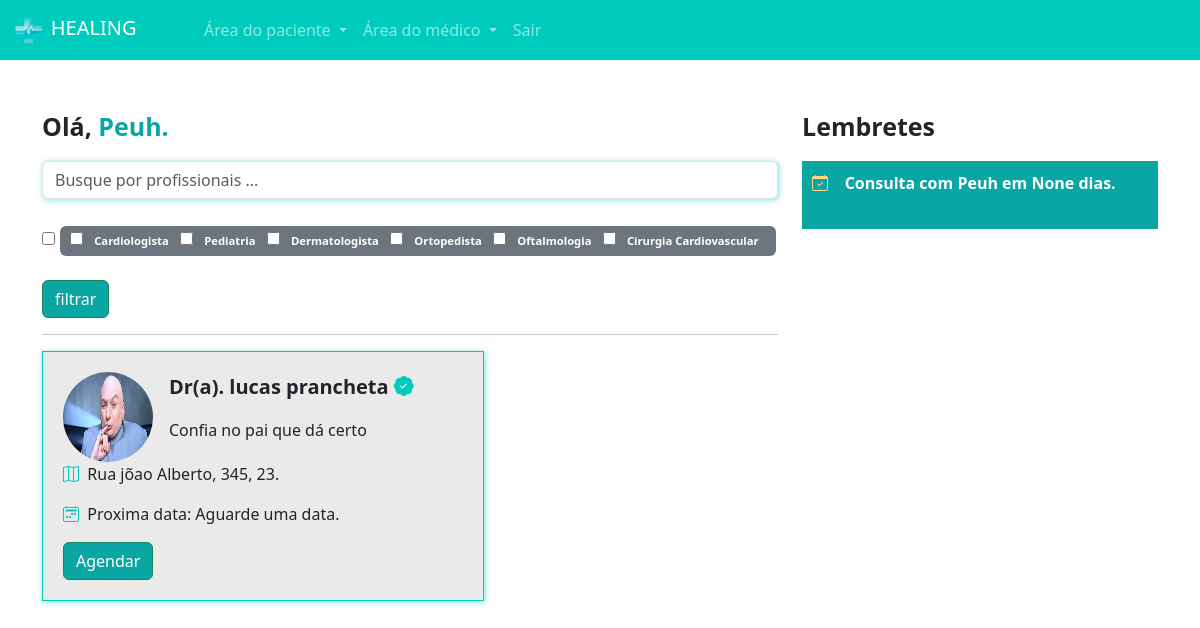
The app's page /pacientes/home/ (signed in) with its own data.
### medico/models.py (models this page shows, shortened)
class Especialidades(models.Model):
    especialidade = models.CharField(max_length=100)
    icone = models.ImageField(upload_to="icones", null=True, blank=True)
    def __str__(self):
        return self.especialidade

class DadosMedico(models.Model):
    crm = models.CharField(max_length=30)
    nome = models.CharField(max_length=100)
    cep = models.CharField(max_length=15)
    rua = models.CharField(max_length=100)
    bairro = models.CharField(max_length=100)
    numero = models.IntegerField()
    rg = models.ImageField(upload_to="rgs")
    cedula_identidade_medica = models.ImageField(upload_to='cim')
    foto = models.ImageField(upload_to="fotos_perfil")
    user = models.ForeignKey(User, on_delete=models.DO_NOTHING)
    descricao = models.TextField(null=True, blank=True)
    especialidade = models.ForeignKey(Especialidades, on_delete=models.DO_NOTHING, null=True, blank=True)
    valor_consulta = models.FloatField(default=100)
    @property
    def proxima_data(self):
        proxima_data = DatasAbertas.objects.filter(user=self.user).filter(data__gt=datetime.now()).filter(agendado=False).order_by('data').first()
        return proxima_data

class DatasAbertas(models.Model):
    data = models.DateTimeField()
    user = models.ForeignKey(User, on_delete=models.DO_NOTHING)
    agendado = models.BooleanField(default=False)

### paciente/models.py (models this page shows)
class Consulta(models.Model):
    status_choices = (
        ('A', 'Agendada'),
        ('F', 'Finalizada'),
        ('C', 'Cancelada'),
        ('I', 'Iniciada')
    )
    paciente = models.ForeignKey(User, on_delete=models.DO_NOTHING)
    data_aberta = models.ForeignKey(DatasAbertas, on_delete=models.DO_NOTHING)
    status = models.CharField(max_length=1, choices=status_choices, default='A')
    link = models.URLField(null=True, blank=True)
    @property
    def diferenca_dias(self):
        try:
            medico = DadosMedico.objects.get(user=self.data_aberta.user)
            proxima_data_medico = medico.proxima_data
            if proxima_data_medico:
                diferenca = proxima_data_medico.data.date() - datetime.now().date()
                return diferenca.days
        except DadosMedico.DoesNotExist:
            pass
        return None
    def __str__(self):
        return self.paciente.username

### paciente/views.py (the view)
# urls.py: 2. Add a URL to urlpatterns:  path('', views.home, name='home')
@login_required
def home(request):
    if request.method == "GET":
        medicos = DadosMedico.objects.all()
        medico_filtrar = request.GET.get('medico')
        especialidades_filtrar = request.GET.getlist('especialidades')
        minhas_consultas = Consulta.objects.filter(paciente=request.user).filter(data_aberta__data__gte=datetime.now())
        print(minhas_consultas)
        if medico_filtrar:
            medicos = medicos.filter(nome__icontains = medico_filtrar)
        if especialidades_filtrar:
            medicos = medicos.filter(especialidade_id__in=especialidades_filtrar)
        especialidades = Especialidades.objects.all()
        return render(request, 'home.html', {'minhas_consultas': minhas_consultas, 'medicos': medicos, 'especialidades': especialidades, 'is_medico': is_medico(request.user) })

### medico/models.py (called while the page is built)
def is_medico(user):
    return DadosMedico.objects.filter(user=user).exists()

### paciente/templates/home.html
{% extends "base.html" %}
{% load static %}
{% block 'head' %}
    <link rel="stylesheet" href="{% static 'medicos/css/abrir_horario.css' %}">
    <link rel="stylesheet" href="{% static 'usuarios/css/usuarios.css' %}">
    <link rel="stylesheet" href="{% static 'medicos/css/cadastro_medico.css' %}">
    <link rel="stylesheet" href="{% static 'pacientes/css/home.css' %}">
    <link rel="stylesheet" href="https://cdn.jsdelivr.net/npm/bootstrap-icons@1.11.3/font/bootstrap-icons.min.css">
{% endblock 'head' %}
{% block 'body' %}
{% include "partials/navbar.html" %}
<br><br>
<div class="container">
    <div class="row">
        <div class="col-md-8">
            <p style="font-size: 25px" class="p-bold">Olá, <span class="color-dark">{{request.user.username}}.</span></p>
            <form action="{% url 'home' %}" post="GET">
                <input type="text" class="form-control shadow-main-color" placeholder="Busque por profissionais ..." name="medico">
                <br>
                <div class="especialidades">
                    <input type="checkbox" name="especialidades" value="">
                    <span class="badge bg-secondary">
                        {% for especialidade in especialidades %}
                            <input type="checkbox" name="especialidades" value="{{especialidade.id}}">
                            <span class="badge bg-secondary">
                            {{especialidade}}
                            </span>
                        {% endfor %}
                    </span>
                </div>
                <br>
                <input type="submit" value="filtrar" class="btn btn-success btn-dark-color">
            </form>
            <hr>
            <div class="list-medicos">
                {% for medico in medicos %}
                <div class="card-medicos shadow-main-color">
                    <div class="row">
                        <div class="col-md-3"><img src="{{medico.foto.url}}" class="foto-perfil-card" alt=""></div>
                        <div class="col-md">
                            <p style="font-size: 20px" class="p-bold">Dr(a). {{medico.nome}} <i class="bi bi-patch-check-fill icon-main"></i></p>
                            <p>{{medico.descricao}}</p>
                        </div>
                    </div>
                    <p><i class="bi bi-map icon-main"></i>&nbsp&nbsp{{medico.rua}}, {{medico.numero}}.</p>
                    <p><i class="bi bi-calendar2-week icon-main"></i>&nbsp&nbspProxima data:
                        {% if medico.proxima_data %}
                            {{medico.proxima_data}}
                        {% else %}
                             Aguarde uma data.
                        {% endif %}
                        </p>
                    <a href="{% url 'escolher_horario' medico.id %}" class="btn btn-success btn-dark-color">Agendar</a>
                </div>
                <br>
                {% endfor %}
            </div>
        </div>
        <div class="col-md-4">
            <p style="font-size: 25px" class="p-bold">Lembretes</p>
            <p class="bg-main-lembrete">
                {% if minhas_consultas %}
                    {% for consulta in minhas_consultas %}
                        {% if consulta.data_aberta.data and consulta.status != "F" and consulta.status != "C" %}
                            <span class="p-bold">
                                <i class="bi bi-calendar-check icon-differential"></i>
                                &nbsp;&nbsp;
                                Consulta com {{ consulta.data_aberta.user }} em {{ consulta.diferenca_dias }} dias.
                            </span><br><br>
                        {% endif %}
                    {% endfor %}
                {% else %}
                    <span class="p-bold">
                        <i class="bi bi-calendar-check icon-differential"></i>
                        &nbsp;&nbsp;
                        Sem Consultas Agendadas.
                    </span><br><br>
                {% endif %}
                            </p>
        </div>
    </div>
</div>
{% endblock 'body' %}

### templates/base.html (shortened to what this page needs)
{% load static %}
<!doctype html>
<html lang="en">
    <head>
        <link rel="stylesheet" href="">
        <link href="https://cdn.jsdelivr.net/npm/bootstrap@5.3.3/dist/css/bootstrap.min.css" rel="stylesheet">
        <link rel="stylesheet" href="{% static 'geral/css/base.css' %}">
        {% block 'head' %}{% endblock 'head' %}
    </head>
 <body>
        {% block 'body' %}{% endblock 'body' %}
 </body>
</html>

### templates/partials/navbar.html (shortened to what this page needs)
{% load static %}
<nav class="navbar navbar-expand-lg navbar-dark bg-color-dark">
    <div class="container-fluid">
      <a class="navbar-brand" href="#"><img src="{% static 'geral/img/logo.png' %}" width="20%" alt="">&nbspHEALING</a>
      <div class="collapse navbar-collapse" id="navbarNav">
        <ul class="navbar-nav">
            <li class="nav-item dropdown">
                <a class="nav-link dropdown-toggle" href="#" id="navbarDropdownMenuLink" role="button" data-bs-toggle="dropdown" aria-expanded="false">
                  Área do paciente
                </a>
            </li>
            {% if is_medico %}
                <li class="nav-item dropdown">
                    <a class="nav-link dropdown-toggle" href="#" id="navbarDropdownMenuLink" role="button" data-bs-toggle="dropdown" aria-expanded="false">
                        Área do médico
                    </a>
                </li>
            {% else %}
                <li class="nav-item">
                    <a class="nav-link" href="{% url 'cadastro_medico' %}">Sou médico</a>
                </li>
            {% endif %}
        </ul>
        <ul class="navbar-nav">
          <li class="nav-item ">
              <a class="nav-link " href="/usuarios/sair"  role="button"  aria-expanded="false">
                Sair
              </a>
          </li>
      </div>
    </div>
  </nav>

### templates/static/geral/css/base.css (style rules this page uses)
:root { --main-color: #00CCBE; --dark-color: #09A6A3; --contrast-color: #FFD686; }
.bg-color-dark { background-color: var(--main-color); }
.p-bold { font-weight: bold; }
.color-dark { color: var(--dark-color); }

### templates/static/usuarios/css/usuarios.css (style rules this page uses)
.btn-dark-color { background-color: var(--dark-color); color: white; }

### templates/static/medicos/css/cadastro_medico.css (style rules this page uses)
.shadow-main-color { box-shadow: 1px 1px 5px 1px rgba(0, 204, 190,.4); }

### templates/static/pacientes/css/home.css (style rules this page uses)
.especialidades { font-size: 20px; }
.card-medicos { width: 60%; background-color: #EAEAEA; border: 1px solid var(--main-color); padding: 20px; }
.foto-perfil-card { width: 90px; height: 90px; border-radius: 45px; }
.icon-main { color: var(--main-color); }
.bg-main-lembrete { background-color: var(--dark-color); padding: 10px; color: white; }
.icon-differential { color: var(--contrast-color); }

### records on screen
Especialidades: especialidade "Cardiologista"
Especialidades: especialidade "Pediatria"
Especialidades: especialidade "Dermatologista"
Especialidades: especialidade "Ortopedista"
Especialidades: especialidade "Oftalmologia"
Especialidades: especialidade "Cirurgia Cardiovascular"
DadosMedico: foto (picture), nome "lucas prancheta", descricao "Confia no pai que dá certo", rua "Rua jõao Alberto, 345", numero "23", shows "Aguarde uma data."
Consulta: data_aberta.user "Peuh", diferenca_dias "None"

### other values on screen
{{ request.user.username }} "Peuh"
